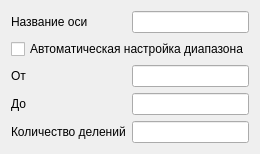
<?xml version="1.0" encoding="UTF-8"?>
<ui version="4.0">
 <class>AxesSettingsForm</class>
 <widget class="QWidget" name="AxesSettingsForm">
  <property name="geometry">
   <rect>
    <x>0</x>
    <y>0</y>
    <width>238</width>
    <height>139</height>
   </rect>
  </property>
  <property name="sizePolicy">
   <sizepolicy hsizetype="Fixed" vsizetype="Fixed">
    <horstretch>0</horstretch>
    <verstretch>0</verstretch>
   </sizepolicy>
  </property>
  <property name="maximumSize">
   <size>
    <width>238</width>
    <height>139</height>
   </size>
  </property>
  <property name="windowTitle">
   <string>Form</string>
  </property>
  <layout class="QGridLayout" name="gridLayout">
   <item row="0" column="0">
    <widget class="QLabel" name="lblTitle">
     <property name="text">
      <string>Название оси</string>
     </property>
    </widget>
   </item>
   <item row="0" column="1">
    <widget class="QLineEdit" name="txtTitle"/>
   </item>
   <item row="2" column="0">
    <widget class="QLabel" name="lblFrom">
     <property name="text">
      <string>От</string>
     </property>
    </widget>
   </item>
   <item row="2" column="1">
    <widget class="DoubleNumberEdit" name="txtFrom"/>
   </item>
   <item row="3" column="0">
    <widget class="QLabel" name="lblTo">
     <property name="text">
      <string>До</string>
     </property>
    </widget>
   </item>
   <item row="3" column="1">
    <widget class="DoubleNumberEdit" name="txtTo"/>
   </item>
   <item row="4" column="0">
    <widget class="QLabel" name="lblTicks">
     <property name="text">
      <string>Количество делений</string>
     </property>
    </widget>
   </item>
   <item row="4" column="1">
    <widget class="IntNumberEdit" name="txtTicks"/>
   </item>
   <item row="1" column="0" colspan="2">
    <widget class="QCheckBox" name="cbxAutoRange">
     <property name="text">
      <string>Автоматическая настройка диапазона</string>
     </property>
    </widget>
   </item>
  </layout>
 </widget>
 <customwidgets>
  <customwidget>
   <class>DoubleNumberEdit</class>
   <extends>QLineEdit</extends>
   <header>extra_widgets/numberedit.h</header>
  </customwidget>
  <customwidget>
   <class>IntNumberEdit</class>
   <extends>QLineEdit</extends>
   <header>extra_widgets/numberedit.h</header>
  </customwidget>
 </customwidgets>
 <resources/>
 <connections/>
</ui>
